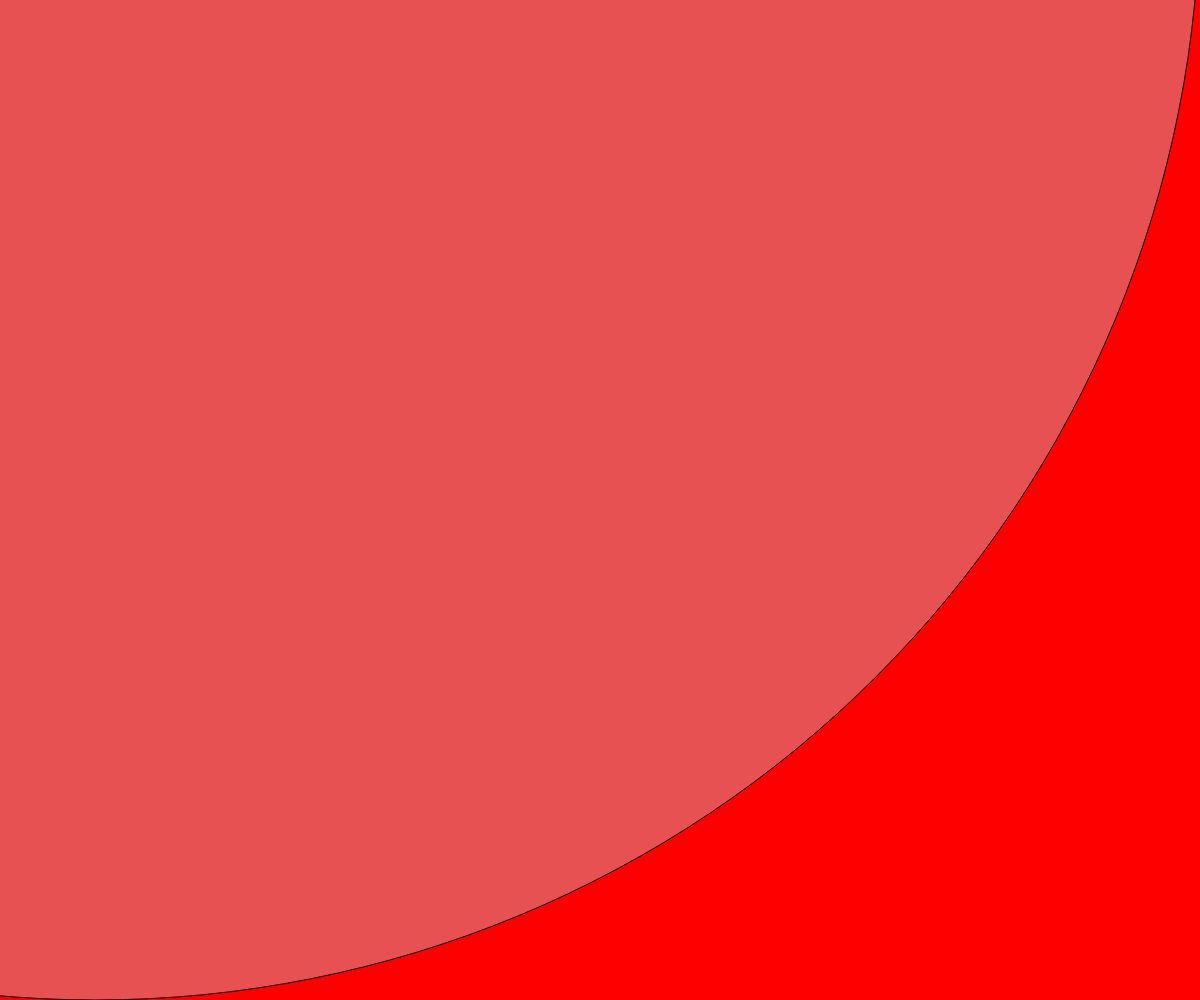
Frame 1 (no input)
Frame 60 (no input): identical to frame 1, image omitted
Frame 120 (the mouse pressed at the canvas centre since frame 60): blank canvas, image omitted

The p5.js sketch that drew this single still picture (run headless with seeded random() and noise() and a simulated clock; from frame 60 on, the mouse is pressed at the canvas centre):

// p5.js sketch
// ── sketch.js
function windowResized() {
  resizeCanvas(windowWidth, windowHeight)
}

function randomColor(){
  let mapped = map(mouseY, 0, window.height, 0, 255)
  return (color(mapped, 100, 100))
}


function setup() {
  createCanvas(windowWidth, windowHeight)
  colorMode(HSB)
}

let r=0;
let speed=5

function draw() {
  //noLoop();
  let speed = mouseX/10
  
  let bgColor= randomColor()
  background(bgColor)
  
  fill(mouseY, 65, 91)
  // hypo square
  let hypo = sqrt(pow(height,2) +pow(width,2))

  let sConst = (sqrt(2)+mouseY/100) //Affects how circles behave (normally +1 instead of mouseY/100)
  
  let rV = r*sConst //Affects the shapes of circles
  let R = (hypo - rV)/ sConst
  
  circle(r,r,2*r);
  circle(width-R,height-R,2*R)

  if(mouseX > window.innerWidth/2)
    r+=speed;
  else
    r+=speed*-1
    
  
  if(r>(width/2)) //Shrinks and enlarges the two circles as they move around
    {
     r=r%(width/2)
      r=R
      R=r
    }
}
